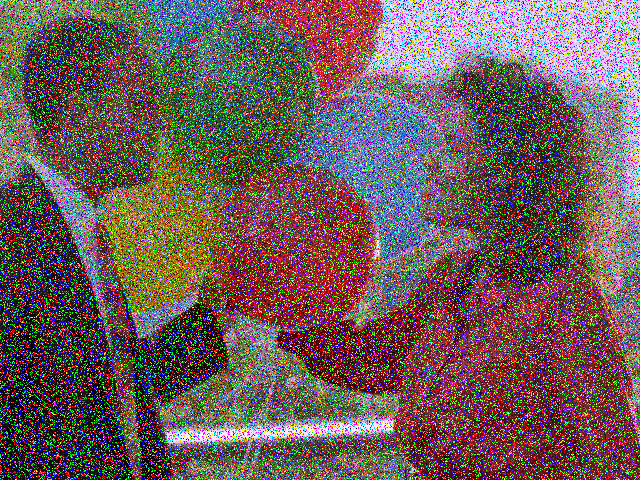
#> input picture 0 Basics/12.0 Smoothing (Blurring) Images/balloons_noisy.png, 640 x 480 px
$ python 'Blurring Images.py'
#> lines starting #> are read from the running program, lines starting #| are printed output that depends on the picture
"""
Created on Wed Aug 25 10:41:06 2021
@author: Eriny
"""

## Remove the noises from images using diverse linear filter [Conventional Concept]
## NOTE: Types of "Linear Filter" --> 1. Low-path Filter : To Remove Noise From Images (Enhancement)
##                                    2. High-path Filter: To Detect Edges Of Images


import cv2 as cv

img2 = cv.imread('Lenna_512x512.png')
img2 = cv.imread('balloons_noisy.png')
#> img2 is the input picture: shape (480, 640, 3); mean B, G, R 89.9, 92, 109.1
cv.imshow("Original 2", img2)

averaging = cv.blur(img2, (2,2)) ## Mean For Pixels -- [Filter ↑ = (Noises ↓ + Blur ↑)]
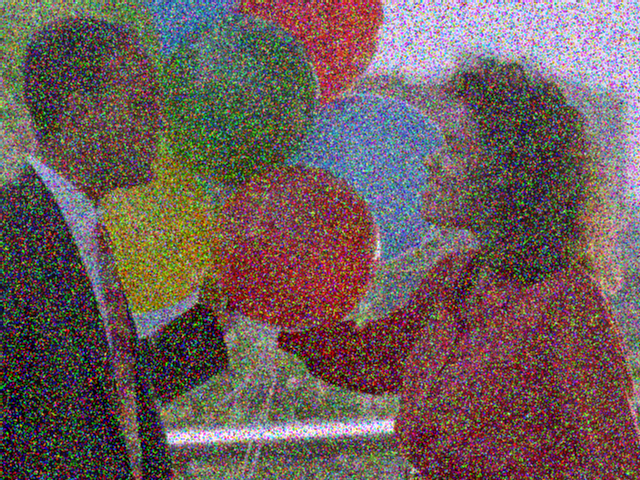
#> averaging: shape (480, 640, 3); mean B, G, R 90.3, 92.4, 109.5
cv.imwrite("After Averaging 2.jpg", averaging)
cv.imshow("Averaging 2", averaging)

gaussian = cv.GaussianBlur(img2, (3,3), 0)
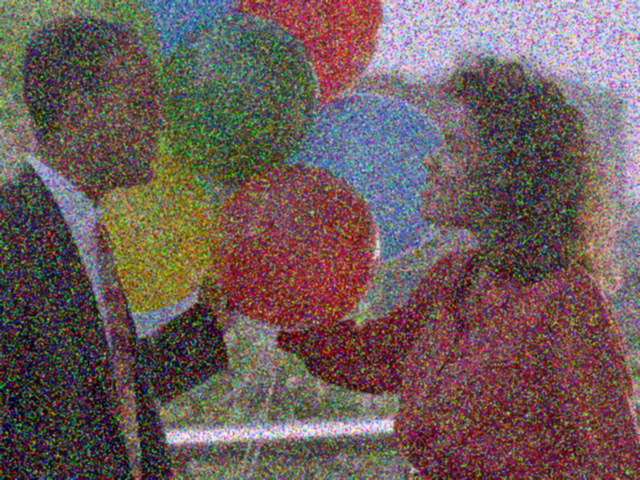
#> gaussian: shape (480, 640, 3); mean B, G, R 89.9, 92.1, 109.1
cv.imwrite("After Gaussian 2.jpg", gaussian)
cv.imshow("Gaussian 2", gaussian)

median = cv.medianBlur(img2, 3) ## For salt and paper [Iamges which have many white points as pixels]
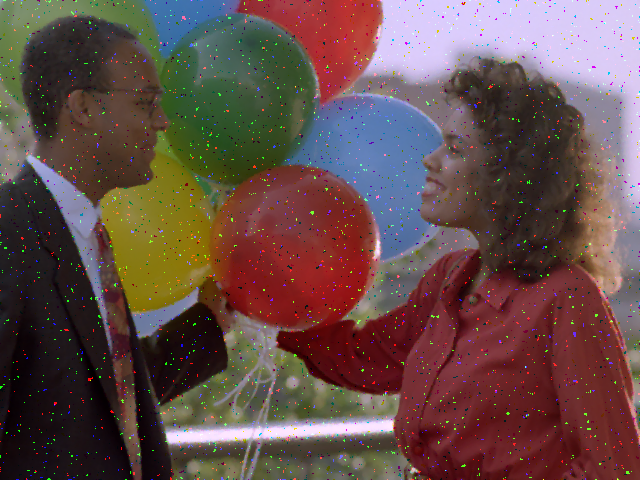
#> median: shape (480, 640, 3); mean B, G, R 74.4, 77.4, 101.3
cv.imwrite("After Mdian 2.jpg", median)
cv.imshow("Median 2", median)

bilateral = cv.bilateralFilter(img2, 70, 0, 0) ## For the edges of the images (src, d, sigmaColor, sigmaSpace)
cv.imwrite("After Bilateral.jpg", bilateral)
cv.imshow("Bilateral", bilateral)

## -----------------------------------------------------------------------------------------------------------

img = cv.imread('pixelated.jpg')
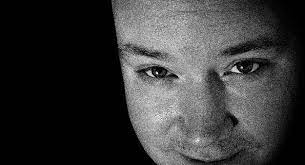
#> input picture 0 Basics/12.0 Smoothing (Blurring) Images/pixelated.jpg, 305 x 165 px
#> img is the input picture: shape (165, 305, 3); min 0, max 255, mean 56
cv.imshow("Original", img)

averaging = cv.blur(img, (2,2)) ## Mean For Pixels -- [Filter ↑ = (Noises ↓ + Blur ↑)]
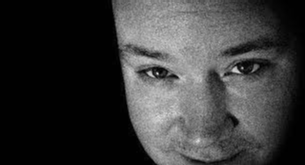
#> averaging: shape (165, 305, 3); min 0, max 219, mean 56.2
cv.imwrite("After Averaging.jpg", averaging)
cv.imshow("Averaging", averaging)

gaussian = cv.GaussianBlur(img, (3,3), 0)
#> gaussian: shape (165, 305, 3)
cv.imwrite("After Gaussian.jpg", gaussian)
cv.imshow("Gaussian", gaussian)

median = cv.medianBlur(img, 3) ## For salt and paper [Iamges which have many white points as pixels]
#> median: shape (165, 305, 3)
cv.imwrite("After Mdian.jpg", median)
cv.imshow("Median", median)

bilateral = cv.bilateralFilter(img, 9, 0, 0) ## For the edges of the images (src, d, sigmaColor, sigmaSpace)
cv.imwrite("After Bilateral.jpg", bilateral)
cv.imshow("Bilateral", bilateral)

cv.waitKey(0)
cv.destroyAllWindows()
